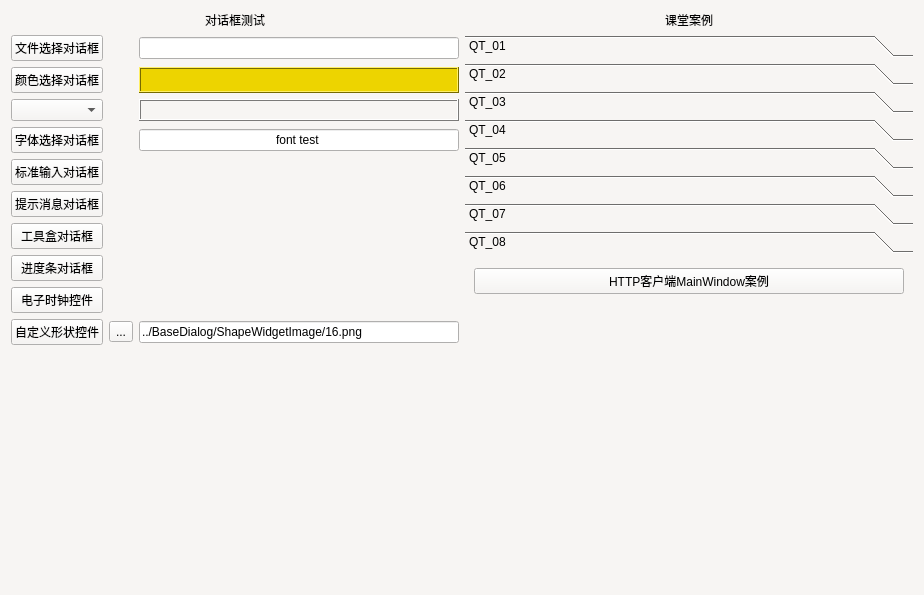
<?xml version="1.0" encoding="UTF-8"?>
<ui version="4.0">
 <class>BaseDialog</class>
 <widget class="QWidget" name="BaseDialog">
  <property name="geometry">
   <rect>
    <x>0</x>
    <y>0</y>
    <width>924</width>
    <height>595</height>
   </rect>
  </property>
  <property name="minimumSize">
   <size>
    <width>730</width>
    <height>0</height>
   </size>
  </property>
  <property name="maximumSize">
   <size>
    <width>1600000</width>
    <height>1000000</height>
   </size>
  </property>
  <property name="palette">
   <palette>
    <active>
     <colorrole role="WindowText">
      <brush brushstyle="SolidPattern">
       <color alpha="255">
        <red>0</red>
        <green>0</green>
        <blue>0</blue>
       </color>
      </brush>
     </colorrole>
     <colorrole role="Button">
      <brush brushstyle="SolidPattern">
       <color alpha="255">
        <red>247</red>
        <green>245</green>
        <blue>243</blue>
       </color>
      </brush>
     </colorrole>
     <colorrole role="Light">
      <brush brushstyle="SolidPattern">
       <color alpha="255">
        <red>255</red>
        <green>255</green>
        <blue>255</blue>
       </color>
      </brush>
     </colorrole>
     <colorrole role="Midlight">
      <brush brushstyle="SolidPattern">
       <color alpha="255">
        <red>251</red>
        <green>250</green>
        <blue>249</blue>
       </color>
      </brush>
     </colorrole>
     <colorrole role="Dark">
      <brush brushstyle="SolidPattern">
       <color alpha="255">
        <red>123</red>
        <green>122</green>
        <blue>121</blue>
       </color>
      </brush>
     </colorrole>
     <colorrole role="Mid">
      <brush brushstyle="SolidPattern">
       <color alpha="255">
        <red>165</red>
        <green>163</green>
        <blue>162</blue>
       </color>
      </brush>
     </colorrole>
     <colorrole role="Text">
      <brush brushstyle="SolidPattern">
       <color alpha="255">
        <red>0</red>
        <green>0</green>
        <blue>0</blue>
       </color>
      </brush>
     </colorrole>
     <colorrole role="BrightText">
      <brush brushstyle="SolidPattern">
       <color alpha="255">
        <red>255</red>
        <green>255</green>
        <blue>255</blue>
       </color>
      </brush>
     </colorrole>
     <colorrole role="ButtonText">
      <brush brushstyle="SolidPattern">
       <color alpha="255">
        <red>0</red>
        <green>0</green>
        <blue>0</blue>
       </color>
      </brush>
     </colorrole>
     <colorrole role="Base">
      <brush brushstyle="SolidPattern">
       <color alpha="255">
        <red>255</red>
        <green>255</green>
        <blue>255</blue>
       </color>
      </brush>
     </colorrole>
     <colorrole role="Window">
      <brush brushstyle="SolidPattern">
       <color alpha="255">
        <red>247</red>
        <green>245</green>
        <blue>243</blue>
       </color>
      </brush>
     </colorrole>
     <colorrole role="Shadow">
      <brush brushstyle="SolidPattern">
       <color alpha="255">
        <red>0</red>
        <green>0</green>
        <blue>0</blue>
       </color>
      </brush>
     </colorrole>
     <colorrole role="AlternateBase">
      <brush brushstyle="SolidPattern">
       <color alpha="255">
        <red>251</red>
        <green>250</green>
        <blue>249</blue>
       </color>
      </brush>
     </colorrole>
     <colorrole role="ToolTipBase">
      <brush brushstyle="SolidPattern">
       <color alpha="255">
        <red>255</red>
        <green>255</green>
        <blue>220</blue>
       </color>
      </brush>
     </colorrole>
     <colorrole role="ToolTipText">
      <brush brushstyle="SolidPattern">
       <color alpha="255">
        <red>0</red>
        <green>0</green>
        <blue>0</blue>
       </color>
      </brush>
     </colorrole>
    </active>
    <inactive>
     <colorrole role="WindowText">
      <brush brushstyle="SolidPattern">
       <color alpha="255">
        <red>0</red>
        <green>0</green>
        <blue>0</blue>
       </color>
      </brush>
     </colorrole>
     <colorrole role="Button">
      <brush brushstyle="SolidPattern">
       <color alpha="255">
        <red>247</red>
        <green>245</green>
        <blue>243</blue>
       </color>
      </brush>
     </colorrole>
     <colorrole role="Light">
      <brush brushstyle="SolidPattern">
       <color alpha="255">
        <red>255</red>
        <green>255</green>
        <blue>255</blue>
       </color>
      </brush>
     </colorrole>
     <colorrole role="Midlight">
      <brush brushstyle="SolidPattern">
       <color alpha="255">
        <red>251</red>
        <green>250</green>
        <blue>249</blue>
       </color>
      </brush>
     </colorrole>
     <colorrole role="Dark">
      <brush brushstyle="SolidPattern">
       <color alpha="255">
        <red>123</red>
        <green>122</green>
        <blue>121</blue>
       </color>
      </brush>
     </colorrole>
     <colorrole role="Mid">
      <brush brushstyle="SolidPattern">
       <color alpha="255">
        <red>165</red>
        <green>163</green>
        <blue>162</blue>
       </color>
      </brush>
     </colorrole>
     <colorrole role="Text">
      <brush brushstyle="SolidPattern">
       <color alpha="255">
        <red>0</red>
        <green>0</green>
        <blue>0</blue>
       </color>
      </brush>
     </colorrole>
     <colorrole role="BrightText">
      <brush brushstyle="SolidPattern">
       <color alpha="255">
        <red>255</red>
        <green>255</green>
        <blue>255</blue>
       </color>
      </brush>
     </colorrole>
     <colorrole role="ButtonText">
      <brush brushstyle="SolidPattern">
       <color alpha="255">
        <red>0</red>
        <green>0</green>
        <blue>0</blue>
       </color>
      </brush>
     </colorrole>
     <colorrole role="Base">
      <brush brushstyle="SolidPattern">
       <color alpha="255">
        <red>255</red>
        <green>255</green>
        <blue>255</blue>
       </color>
      </brush>
     </colorrole>
     <colorrole role="Window">
      <brush brushstyle="SolidPattern">
       <color alpha="255">
        <red>247</red>
        <green>245</green>
        <blue>243</blue>
       </color>
      </brush>
     </colorrole>
     <colorrole role="Shadow">
      <brush brushstyle="SolidPattern">
       <color alpha="255">
        <red>0</red>
        <green>0</green>
        <blue>0</blue>
       </color>
      </brush>
     </colorrole>
     <colorrole role="AlternateBase">
      <brush brushstyle="SolidPattern">
       <color alpha="255">
        <red>251</red>
        <green>250</green>
        <blue>249</blue>
       </color>
      </brush>
     </colorrole>
     <colorrole role="ToolTipBase">
      <brush brushstyle="SolidPattern">
       <color alpha="255">
        <red>255</red>
        <green>255</green>
        <blue>220</blue>
       </color>
      </brush>
     </colorrole>
     <colorrole role="ToolTipText">
      <brush brushstyle="SolidPattern">
       <color alpha="255">
        <red>0</red>
        <green>0</green>
        <blue>0</blue>
       </color>
      </brush>
     </colorrole>
    </inactive>
    <disabled>
     <colorrole role="WindowText">
      <brush brushstyle="SolidPattern">
       <color alpha="255">
        <red>123</red>
        <green>122</green>
        <blue>121</blue>
       </color>
      </brush>
     </colorrole>
     <colorrole role="Button">
      <brush brushstyle="SolidPattern">
       <color alpha="255">
        <red>247</red>
        <green>245</green>
        <blue>243</blue>
       </color>
      </brush>
     </colorrole>
     <colorrole role="Light">
      <brush brushstyle="SolidPattern">
       <color alpha="255">
        <red>255</red>
        <green>255</green>
        <blue>255</blue>
       </color>
      </brush>
     </colorrole>
     <colorrole role="Midlight">
      <brush brushstyle="SolidPattern">
       <color alpha="255">
        <red>251</red>
        <green>250</green>
        <blue>249</blue>
       </color>
      </brush>
     </colorrole>
     <colorrole role="Dark">
      <brush brushstyle="SolidPattern">
       <color alpha="255">
        <red>123</red>
        <green>122</green>
        <blue>121</blue>
       </color>
      </brush>
     </colorrole>
     <colorrole role="Mid">
      <brush brushstyle="SolidPattern">
       <color alpha="255">
        <red>165</red>
        <green>163</green>
        <blue>162</blue>
       </color>
      </brush>
     </colorrole>
     <colorrole role="Text">
      <brush brushstyle="SolidPattern">
       <color alpha="255">
        <red>123</red>
        <green>122</green>
        <blue>121</blue>
       </color>
      </brush>
     </colorrole>
     <colorrole role="BrightText">
      <brush brushstyle="SolidPattern">
       <color alpha="255">
        <red>255</red>
        <green>255</green>
        <blue>255</blue>
       </color>
      </brush>
     </colorrole>
     <colorrole role="ButtonText">
      <brush brushstyle="SolidPattern">
       <color alpha="255">
        <red>123</red>
        <green>122</green>
        <blue>121</blue>
       </color>
      </brush>
     </colorrole>
     <colorrole role="Base">
      <brush brushstyle="SolidPattern">
       <color alpha="255">
        <red>247</red>
        <green>245</green>
        <blue>243</blue>
       </color>
      </brush>
     </colorrole>
     <colorrole role="Window">
      <brush brushstyle="SolidPattern">
       <color alpha="255">
        <red>247</red>
        <green>245</green>
        <blue>243</blue>
       </color>
      </brush>
     </colorrole>
     <colorrole role="Shadow">
      <brush brushstyle="SolidPattern">
       <color alpha="255">
        <red>0</red>
        <green>0</green>
        <blue>0</blue>
       </color>
      </brush>
     </colorrole>
     <colorrole role="AlternateBase">
      <brush brushstyle="SolidPattern">
       <color alpha="255">
        <red>247</red>
        <green>245</green>
        <blue>243</blue>
       </color>
      </brush>
     </colorrole>
     <colorrole role="ToolTipBase">
      <brush brushstyle="SolidPattern">
       <color alpha="255">
        <red>255</red>
        <green>255</green>
        <blue>220</blue>
       </color>
      </brush>
     </colorrole>
     <colorrole role="ToolTipText">
      <brush brushstyle="SolidPattern">
       <color alpha="255">
        <red>0</red>
        <green>0</green>
        <blue>0</blue>
       </color>
      </brush>
     </colorrole>
    </disabled>
   </palette>
  </property>
  <property name="windowTitle">
   <string>对话框测试</string>
  </property>
  <property name="windowIcon">
   <iconset>
    <normaloff>startImage/Qt.png</normaloff>startImage/Qt.png</iconset>
  </property>
  <layout class="QGridLayout" name="gridLayout_2">
   <item row="0" column="0">
    <layout class="QVBoxLayout" name="verticalLayout_3">
     <item>
      <widget class="QLabel" name="label">
       <property name="sizePolicy">
        <sizepolicy hsizetype="Preferred" vsizetype="Maximum">
         <horstretch>0</horstretch>
         <verstretch>0</verstretch>
        </sizepolicy>
       </property>
       <property name="text">
        <string>对话框测试</string>
       </property>
       <property name="alignment">
        <set>Qt::AlignCenter</set>
       </property>
      </widget>
     </item>
     <item>
      <layout class="QGridLayout" name="gridLayout">
       <item row="0" column="0">
        <widget class="QPushButton" name="m_fileDialogButton">
         <property name="cursor">
          <cursorShape>PointingHandCursor</cursorShape>
         </property>
         <property name="text">
          <string>文件选择对话框</string>
         </property>
        </widget>
       </item>
       <item row="0" column="2">
        <widget class="QLineEdit" name="m_fileShow">
         <property name="readOnly">
          <bool>true</bool>
         </property>
        </widget>
       </item>
       <item row="1" column="0">
        <widget class="QPushButton" name="m_colorDialogButton">
         <property name="cursor">
          <cursorShape>PointingHandCursor</cursorShape>
         </property>
         <property name="text">
          <string>颜色选择对话框</string>
         </property>
        </widget>
       </item>
       <item row="1" column="2">
        <widget class="QFrame" name="m_colorFrame">
         <property name="sizePolicy">
          <sizepolicy hsizetype="Expanding" vsizetype="Preferred">
           <horstretch>0</horstretch>
           <verstretch>0</verstretch>
          </sizepolicy>
         </property>
         <property name="palette">
          <palette>
           <active>
            <colorrole role="WindowText">
             <brush brushstyle="SolidPattern">
              <color alpha="255">
               <red>0</red>
               <green>0</green>
               <blue>0</blue>
              </color>
             </brush>
            </colorrole>
            <colorrole role="Button">
             <brush brushstyle="SolidPattern">
              <color alpha="255">
               <red>237</red>
               <green>212</green>
               <blue>0</blue>
              </color>
             </brush>
            </colorrole>
            <colorrole role="Light">
             <brush brushstyle="SolidPattern">
              <color alpha="255">
               <red>255</red>
               <green>239</green>
               <blue>100</blue>
              </color>
             </brush>
            </colorrole>
            <colorrole role="Midlight">
             <brush brushstyle="SolidPattern">
              <color alpha="255">
               <red>246</red>
               <green>225</green>
               <blue>50</blue>
              </color>
             </brush>
            </colorrole>
            <colorrole role="Dark">
             <brush brushstyle="SolidPattern">
              <color alpha="255">
               <red>118</red>
               <green>106</green>
               <blue>0</blue>
              </color>
             </brush>
            </colorrole>
            <colorrole role="Mid">
             <brush brushstyle="SolidPattern">
              <color alpha="255">
               <red>158</red>
               <green>141</green>
               <blue>0</blue>
              </color>
             </brush>
            </colorrole>
            <colorrole role="Text">
             <brush brushstyle="SolidPattern">
              <color alpha="255">
               <red>0</red>
               <green>0</green>
               <blue>0</blue>
              </color>
             </brush>
            </colorrole>
            <colorrole role="BrightText">
             <brush brushstyle="SolidPattern">
              <color alpha="255">
               <red>255</red>
               <green>255</green>
               <blue>255</blue>
              </color>
             </brush>
            </colorrole>
            <colorrole role="ButtonText">
             <brush brushstyle="SolidPattern">
              <color alpha="255">
               <red>0</red>
               <green>0</green>
               <blue>0</blue>
              </color>
             </brush>
            </colorrole>
            <colorrole role="Base">
             <brush brushstyle="SolidPattern">
              <color alpha="255">
               <red>255</red>
               <green>255</green>
               <blue>255</blue>
              </color>
             </brush>
            </colorrole>
            <colorrole role="Window">
             <brush brushstyle="SolidPattern">
              <color alpha="255">
               <red>237</red>
               <green>212</green>
               <blue>0</blue>
              </color>
             </brush>
            </colorrole>
            <colorrole role="Shadow">
             <brush brushstyle="SolidPattern">
              <color alpha="255">
               <red>0</red>
               <green>0</green>
               <blue>0</blue>
              </color>
             </brush>
            </colorrole>
            <colorrole role="AlternateBase">
             <brush brushstyle="SolidPattern">
              <color alpha="255">
               <red>246</red>
               <green>233</green>
               <blue>127</blue>
              </color>
             </brush>
            </colorrole>
            <colorrole role="ToolTipBase">
             <brush brushstyle="SolidPattern">
              <color alpha="255">
               <red>255</red>
               <green>255</green>
               <blue>220</blue>
              </color>
             </brush>
            </colorrole>
            <colorrole role="ToolTipText">
             <brush brushstyle="SolidPattern">
              <color alpha="255">
               <red>0</red>
               <green>0</green>
               <blue>0</blue>
              </color>
             </brush>
            </colorrole>
           </active>
           <inactive>
            <colorrole role="WindowText">
             <brush brushstyle="SolidPattern">
              <color alpha="255">
               <red>0</red>
               <green>0</green>
               <blue>0</blue>
              </color>
             </brush>
            </colorrole>
            <colorrole role="Button">
             <brush brushstyle="SolidPattern">
              <color alpha="255">
               <red>237</red>
               <green>212</green>
               <blue>0</blue>
              </color>
             </brush>
            </colorrole>
            <colorrole role="Light">
             <brush brushstyle="SolidPattern">
              <color alpha="255">
               <red>255</red>
               <green>239</green>
               <blue>100</blue>
              </color>
             </brush>
            </colorrole>
            <colorrole role="Midlight">
             <brush brushstyle="SolidPattern">
              <color alpha="255">
               <red>246</red>
               <green>225</green>
               <blue>50</blue>
              </color>
             </brush>
            </colorrole>
            <colorrole role="Dark">
             <brush brushstyle="SolidPattern">
              <color alpha="255">
               <red>118</red>
               <green>106</green>
               <blue>0</blue>
              </color>
             </brush>
            </colorrole>
            <colorrole role="Mid">
             <brush brushstyle="SolidPattern">
              <color alpha="255">
               <red>158</red>
               <green>141</green>
               <blue>0</blue>
              </color>
             </brush>
            </colorrole>
            <colorrole role="Text">
             <brush brushstyle="SolidPattern">
              <color alpha="255">
               <red>0</red>
               <green>0</green>
               <blue>0</blue>
              </color>
             </brush>
            </colorrole>
            <colorrole role="BrightText">
             <brush brushstyle="SolidPattern">
              <color alpha="255">
               <red>255</red>
               <green>255</green>
               <blue>255</blue>
              </color>
             </brush>
            </colorrole>
            <colorrole role="ButtonText">
             <brush brushstyle="SolidPattern">
              <color alpha="255">
               <red>0</red>
               <green>0</green>
               <blue>0</blue>
              </color>
             </brush>
            </colorrole>
            <colorrole role="Base">
             <brush brushstyle="SolidPattern">
              <color alpha="255">
               <red>255</red>
               <green>255</green>
               <blue>255</blue>
              </color>
             </brush>
            </colorrole>
            <colorrole role="Window">
             <brush brushstyle="SolidPattern">
              <color alpha="255">
               <red>237</red>
               <green>212</green>
               <blue>0</blue>
              </color>
             </brush>
            </colorrole>
            <colorrole role="Shadow">
             <brush brushstyle="SolidPattern">
              <color alpha="255">
               <red>0</red>
               <green>0</green>
               <blue>0</blue>
              </color>
             </brush>
            </colorrole>
            <colorrole role="AlternateBase">
             <brush brushstyle="SolidPattern">
              <color alpha="255">
               <red>246</red>
               <green>233</green>
               <blue>127</blue>
              </color>
             </brush>
            </colorrole>
            <colorrole role="ToolTipBase">
             <brush brushstyle="SolidPattern">
              <color alpha="255">
               <red>255</red>
               <green>255</green>
               <blue>220</blue>
              </color>
             </brush>
            </colorrole>
            <colorrole role="ToolTipText">
             <brush brushstyle="SolidPattern">
              <color alpha="255">
               <red>0</red>
               <green>0</green>
               <blue>0</blue>
              </color>
             </brush>
            </colorrole>
           </inactive>
           <disabled>
            <colorrole role="WindowText">
             <brush brushstyle="SolidPattern">
              <color alpha="255">
               <red>118</red>
               <green>106</green>
               <blue>0</blue>
              </color>
             </brush>
            </colorrole>
            <colorrole role="Button">
             <brush brushstyle="SolidPattern">
              <color alpha="255">
               <red>237</red>
               <green>212</green>
               <blue>0</blue>
              </color>
             </brush>
            </colorrole>
            <colorrole role="Light">
             <brush brushstyle="SolidPattern">
              <color alpha="255">
               <red>255</red>
               <green>239</green>
               <blue>100</blue>
              </color>
             </brush>
            </colorrole>
            <colorrole role="Midlight">
             <brush brushstyle="SolidPattern">
              <color alpha="255">
               <red>246</red>
               <green>225</green>
               <blue>50</blue>
              </color>
             </brush>
            </colorrole>
            <colorrole role="Dark">
             <brush brushstyle="SolidPattern">
              <color alpha="255">
               <red>118</red>
               <green>106</green>
               <blue>0</blue>
              </color>
             </brush>
            </colorrole>
            <colorrole role="Mid">
             <brush brushstyle="SolidPattern">
              <color alpha="255">
               <red>158</red>
               <green>141</green>
               <blue>0</blue>
              </color>
             </brush>
            </colorrole>
            <colorrole role="Text">
             <brush brushstyle="SolidPattern">
              <color alpha="255">
               <red>118</red>
               <green>106</green>
               <blue>0</blue>
              </color>
             </brush>
            </colorrole>
            <colorrole role="BrightText">
             <brush brushstyle="SolidPattern">
              <color alpha="255">
               <red>255</red>
               <green>255</green>
               <blue>255</blue>
              </color>
             </brush>
            </colorrole>
            <colorrole role="ButtonText">
             <brush brushstyle="SolidPattern">
              <color alpha="255">
               <red>118</red>
               <green>106</green>
               <blue>0</blue>
              </color>
             </brush>
            </colorrole>
            <colorrole role="Base">
             <brush brushstyle="SolidPattern">
              <color alpha="255">
               <red>237</red>
               <green>212</green>
               <blue>0</blue>
              </color>
             </brush>
            </colorrole>
            <colorrole role="Window">
             <brush brushstyle="SolidPattern">
              <color alpha="255">
               <red>237</red>
               <green>212</green>
               <blue>0</blue>
              </color>
             </brush>
            </colorrole>
            <colorrole role="Shadow">
             <brush brushstyle="SolidPattern">
              <color alpha="255">
               <red>0</red>
               <green>0</green>
               <blue>0</blue>
              </color>
             </brush>
            </colorrole>
            <colorrole role="AlternateBase">
             <brush brushstyle="SolidPattern">
              <color alpha="255">
               <red>237</red>
               <green>212</green>
               <blue>0</blue>
              </color>
             </brush>
            </colorrole>
            <colorrole role="ToolTipBase">
             <brush brushstyle="SolidPattern">
              <color alpha="255">
               <red>255</red>
               <green>255</green>
               <blue>220</blue>
              </color>
             </brush>
            </colorrole>
            <colorrole role="ToolTipText">
             <brush brushstyle="SolidPattern">
              <color alpha="255">
               <red>0</red>
               <green>0</green>
               <blue>0</blue>
              </color>
             </brush>
            </colorrole>
           </disabled>
          </palette>
         </property>
         <property name="autoFillBackground">
          <bool>true</bool>
         </property>
         <property name="frameShape">
          <enum>QFrame::Box</enum>
         </property>
         <property name="frameShadow">
          <enum>QFrame::Raised</enum>
         </property>
        </widget>
       </item>
       <item row="2" column="0">
        <widget class="QComboBox" name="m_colorComboBox">
         <property name="sizePolicy">
          <sizepolicy hsizetype="Minimum" vsizetype="Fixed">
           <horstretch>0</horstretch>
           <verstretch>0</verstretch>
          </sizepolicy>
         </property>
         <property name="duplicatesEnabled">
          <bool>false</bool>
         </property>
        </widget>
       </item>
       <item row="2" column="2">
        <widget class="QFrame" name="m_colorFrame_2">
         <property name="sizePolicy">
          <sizepolicy hsizetype="Expanding" vsizetype="Preferred">
           <horstretch>0</horstretch>
           <verstretch>0</verstretch>
          </sizepolicy>
         </property>
         <property name="autoFillBackground">
          <bool>true</bool>
         </property>
         <property name="frameShape">
          <enum>QFrame::Box</enum>
         </property>
         <property name="frameShadow">
          <enum>QFrame::Raised</enum>
         </property>
        </widget>
       </item>
       <item row="3" column="0">
        <widget class="QPushButton" name="m_fontDialogButton">
         <property name="cursor">
          <cursorShape>PointingHandCursor</cursorShape>
         </property>
         <property name="text">
          <string>字体选择对话框</string>
         </property>
        </widget>
       </item>
       <item row="3" column="2">
        <widget class="QLineEdit" name="m_fontShow">
         <property name="text">
          <string>font test</string>
         </property>
         <property name="alignment">
          <set>Qt::AlignCenter</set>
         </property>
         <property name="readOnly">
          <bool>true</bool>
         </property>
        </widget>
       </item>
       <item row="4" column="0">
        <widget class="QPushButton" name="m_inputButton">
         <property name="cursor">
          <cursorShape>PointingHandCursor</cursorShape>
         </property>
         <property name="text">
          <string>标准输入对话框</string>
         </property>
        </widget>
       </item>
       <item row="5" column="0">
        <widget class="QPushButton" name="m_msgButton">
         <property name="cursor">
          <cursorShape>PointingHandCursor</cursorShape>
         </property>
         <property name="text">
          <string>提示消息对话框</string>
         </property>
        </widget>
       </item>
       <item row="6" column="0">
        <widget class="QPushButton" name="m_toolBoxButton">
         <property name="cursor">
          <cursorShape>PointingHandCursor</cursorShape>
         </property>
         <property name="text">
          <string>工具盒对话框</string>
         </property>
        </widget>
       </item>
       <item row="7" column="0">
        <widget class="QPushButton" name="m_progressButton">
         <property name="cursor">
          <cursorShape>PointingHandCursor</cursorShape>
         </property>
         <property name="text">
          <string>进度条对话框</string>
         </property>
        </widget>
       </item>
       <item row="8" column="0">
        <widget class="QPushButton" name="m_digiClockButton">
         <property name="cursor">
          <cursorShape>PointingHandCursor</cursorShape>
         </property>
         <property name="text">
          <string>电子时钟控件</string>
         </property>
        </widget>
       </item>
       <item row="9" column="0">
        <widget class="QPushButton" name="m_shapeWidgetButton">
         <property name="cursor">
          <cursorShape>PointingHandCursor</cursorShape>
         </property>
         <property name="text">
          <string>自定义形状控件</string>
         </property>
        </widget>
       </item>
       <item row="9" column="1">
        <widget class="QToolButton" name="m_chooseFileButton">
         <property name="text">
          <string>...</string>
         </property>
        </widget>
       </item>
       <item row="9" column="2">
        <widget class="QLineEdit" name="m_picPathEdit">
         <property name="text">
          <string>../BaseDialog/ShapeWidgetImage/16.png</string>
         </property>
        </widget>
       </item>
      </layout>
     </item>
    </layout>
   </item>
   <item row="0" column="1">
    <layout class="QVBoxLayout" name="verticalLayout_2">
     <item>
      <widget class="QLabel" name="label_2">
       <property name="sizePolicy">
        <sizepolicy hsizetype="Expanding" vsizetype="Preferred">
         <horstretch>0</horstretch>
         <verstretch>0</verstretch>
        </sizepolicy>
       </property>
       <property name="text">
        <string>课堂案例</string>
       </property>
       <property name="alignment">
        <set>Qt::AlignCenter</set>
       </property>
      </widget>
     </item>
     <item>
      <widget class="QToolBox" name="toolBox">
       <property name="sizePolicy">
        <sizepolicy hsizetype="Expanding" vsizetype="Preferred">
         <horstretch>0</horstretch>
         <verstretch>0</verstretch>
        </sizepolicy>
       </property>
       <property name="currentIndex">
        <number>7</number>
       </property>
       <widget class="QWidget" name="p_QT_01">
        <property name="geometry">
         <rect>
          <x>0</x>
          <y>0</y>
          <width>448</width>
          <height>75</height>
         </rect>
        </property>
        <attribute name="label">
         <string>QT_01</string>
        </attribute>
       </widget>
       <widget class="QWidget" name="p_QT_02">
        <property name="geometry">
         <rect>
          <x>0</x>
          <y>0</y>
          <width>448</width>
          <height>75</height>
         </rect>
        </property>
        <attribute name="label">
         <string>QT_02</string>
        </attribute>
       </widget>
       <widget class="QWidget" name="p_QT_03">
        <property name="geometry">
         <rect>
          <x>0</x>
          <y>0</y>
          <width>448</width>
          <height>75</height>
         </rect>
        </property>
        <attribute name="label">
         <string>QT_03</string>
        </attribute>
       </widget>
       <widget class="QWidget" name="p_QT_04">
        <property name="geometry">
         <rect>
          <x>0</x>
          <y>0</y>
          <width>448</width>
          <height>75</height>
         </rect>
        </property>
        <attribute name="label">
         <string>QT_04</string>
        </attribute>
       </widget>
       <widget class="QWidget" name="p_QT_05">
        <property name="geometry">
         <rect>
          <x>0</x>
          <y>0</y>
          <width>448</width>
          <height>75</height>
         </rect>
        </property>
        <attribute name="label">
         <string>QT_05</string>
        </attribute>
       </widget>
       <widget class="QWidget" name="p_QT_06">
        <property name="geometry">
         <rect>
          <x>0</x>
          <y>0</y>
          <width>448</width>
          <height>116</height>
         </rect>
        </property>
        <attribute name="label">
         <string>QT_06</string>
        </attribute>
        <layout class="QVBoxLayout" name="verticalLayout_4">
         <item>
          <widget class="QPushButton" name="m_SemphoreButton">
           <property name="sizePolicy">
            <sizepolicy hsizetype="Expanding" vsizetype="Fixed">
             <horstretch>0</horstretch>
             <verstretch>0</verstretch>
            </sizepolicy>
           </property>
           <property name="text">
            <string>QT信号量PV操作</string>
           </property>
          </widget>
         </item>
         <item>
          <widget class="QPushButton" name="m_threadButton">
           <property name="sizePolicy">
            <sizepolicy hsizetype="Expanding" vsizetype="Fixed">
             <horstretch>0</horstretch>
             <verstretch>0</verstretch>
            </sizepolicy>
           </property>
           <property name="text">
            <string>QT多线程测试</string>
           </property>
          </widget>
         </item>
         <item>
          <spacer name="verticalSpacer_3">
           <property name="orientation">
            <enum>Qt::Vertical</enum>
           </property>
           <property name="sizeHint" stdset="0">
            <size>
             <width>20</width>
             <height>40</height>
            </size>
           </property>
          </spacer>
         </item>
        </layout>
       </widget>
       <widget class="QWidget" name="p_QT_07">
        <property name="geometry">
         <rect>
          <x>0</x>
          <y>0</y>
          <width>448</width>
          <height>116</height>
         </rect>
        </property>
        <attribute name="label">
         <string>QT_07</string>
        </attribute>
        <layout class="QVBoxLayout" name="verticalLayout">
         <item>
          <widget class="QPushButton" name="m_udpBroadCastButton">
           <property name="sizePolicy">
            <sizepolicy hsizetype="Expanding" vsizetype="Fixed">
             <horstretch>0</horstretch>
             <verstretch>0</verstretch>
            </sizepolicy>
           </property>
           <property name="text">
            <string>UDP广播对话框</string>
           </property>
          </widget>
         </item>
         <item>
          <widget class="QPushButton" name="m_tcpNetCartButton">
           <property name="sizePolicy">
            <sizepolicy hsizetype="Expanding" vsizetype="Fixed">
             <horstretch>0</horstretch>
             <verstretch>0</verstretch>
            </sizepolicy>
           </property>
           <property name="text">
            <string>TCP网络聊天室</string>
           </property>
          </widget>
         </item>
         <item>
          <spacer name="verticalSpacer">
           <property name="orientation">
            <enum>Qt::Vertical</enum>
           </property>
           <property name="sizeHint" stdset="0">
            <size>
             <width>20</width>
             <height>40</height>
            </size>
           </property>
          </spacer>
         </item>
        </layout>
       </widget>
       <widget class="QWidget" name="p_QT_08">
        <property name="geometry">
         <rect>
          <x>0</x>
          <y>0</y>
          <width>448</width>
          <height>87</height>
         </rect>
        </property>
        <attribute name="label">
         <string>QT_08</string>
        </attribute>
        <layout class="QVBoxLayout" name="verticalLayout_5">
         <item>
          <widget class="QPushButton" name="m_httpClientButton">
           <property name="sizePolicy">
            <sizepolicy hsizetype="Expanding" vsizetype="Fixed">
             <horstretch>0</horstretch>
             <verstretch>0</verstretch>
            </sizepolicy>
           </property>
           <property name="text">
            <string>HTTP客户端MainWindow案例</string>
           </property>
          </widget>
         </item>
         <item>
          <spacer name="verticalSpacer_4">
           <property name="orientation">
            <enum>Qt::Vertical</enum>
           </property>
           <property name="sizeHint" stdset="0">
            <size>
             <width>20</width>
             <height>40</height>
            </size>
           </property>
          </spacer>
         </item>
        </layout>
       </widget>
      </widget>
     </item>
    </layout>
   </item>
   <item row="1" column="0">
    <spacer name="verticalSpacer_2">
     <property name="orientation">
      <enum>Qt::Vertical</enum>
     </property>
     <property name="sizeHint" stdset="0">
      <size>
       <width>20</width>
       <height>40</height>
      </size>
     </property>
    </spacer>
   </item>
  </layout>
 </widget>
 <resources/>
 <connections/>
</ui>
